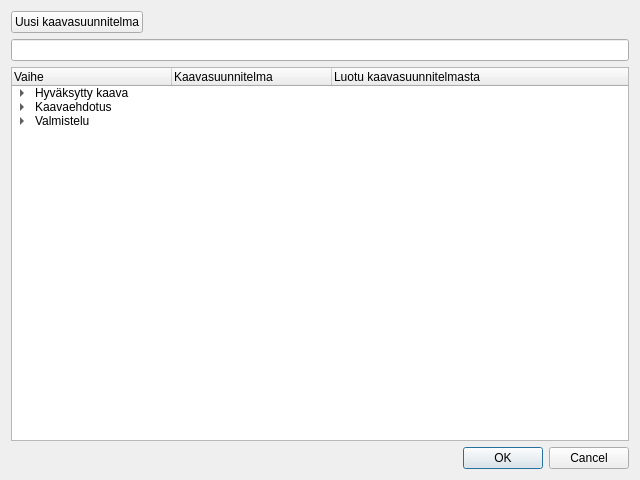
<?xml version="1.0" encoding="UTF-8"?>
<ui version="4.0">
 <class>Form</class>
 <widget class="QWidget" name="Form">
  <property name="geometry">
   <rect>
    <x>0</x>
    <y>0</y>
    <width>640</width>
    <height>480</height>
   </rect>
  </property>
  <property name="windowTitle">
   <string>Form</string>
  </property>
  <layout class="QVBoxLayout" name="verticalLayout">
   <item>
    <layout class="QHBoxLayout" name="horizontalLayout">
     <item>
      <widget class="QPushButton" name="pushButton">
       <property name="text">
        <string>Uusi kaavasuunnitelma</string>
       </property>
      </widget>
     </item>
     <item>
      <spacer name="horizontalSpacer">
       <property name="orientation">
        <enum>Qt::Horizontal</enum>
       </property>
       <property name="sizeHint" stdset="0">
        <size>
         <width>40</width>
         <height>20</height>
        </size>
       </property>
      </spacer>
     </item>
    </layout>
   </item>
   <item>
    <widget class="QgsFilterLineEdit" name="filter_line">
     <property name="showSearchIcon">
      <bool>true</bool>
     </property>
     <property name="qgisRelation" stdset="0">
      <string notr="true"/>
     </property>
    </widget>
   </item>
   <item>
    <widget class="QTreeWidget" name="plans_tree">
     <attribute name="headerDefaultSectionSize">
      <number>160</number>
     </attribute>
     <column>
      <property name="text">
       <string>Vaihe</string>
      </property>
     </column>
     <column>
      <property name="text">
       <string>Kaavasuunnitelma</string>
      </property>
     </column>
     <column>
      <property name="text">
       <string>Luotu kaavasuunnitelmasta</string>
      </property>
     </column>
     <item>
      <property name="text">
       <string>Hyväksytty kaava</string>
      </property>
      <item>
       <property name="text">
        <string/>
       </property>
       <property name="text">
        <string>Hyväksytty kaava</string>
       </property>
       <property name="text">
        <string>Ehdotus 2</string>
       </property>
      </item>
     </item>
     <item>
      <property name="text">
       <string>Kaavaehdotus</string>
      </property>
      <item>
       <property name="text">
        <string/>
       </property>
       <property name="text">
        <string>Ehdotus 1</string>
       </property>
       <property name="text">
        <string>Valmistelu 1</string>
       </property>
      </item>
      <item>
       <property name="text">
        <string/>
       </property>
       <property name="text">
        <string>Ehdotus 2</string>
       </property>
       <property name="text">
        <string>Valmistelu 1</string>
       </property>
      </item>
     </item>
     <item>
      <property name="text">
       <string>Valmistelu</string>
      </property>
      <property name="text">
       <string/>
      </property>
      <item>
       <property name="text">
        <string/>
       </property>
       <property name="text">
        <string>Valmistelu 1</string>
       </property>
       <property name="text">
        <string>-</string>
       </property>
      </item>
     </item>
    </widget>
   </item>
   <item>
    <widget class="QDialogButtonBox" name="button_box">
     <property name="orientation">
      <enum>Qt::Horizontal</enum>
     </property>
     <property name="standardButtons">
      <set>QDialogButtonBox::Cancel|QDialogButtonBox::Ok</set>
     </property>
    </widget>
   </item>
  </layout>
 </widget>
 <customwidgets>
  <customwidget>
   <class>QgsFilterLineEdit</class>
   <extends>QLineEdit</extends>
   <header>qgsfilterlineedit.h</header>
  </customwidget>
 </customwidgets>
 <resources/>
 <connections/>
</ui>
